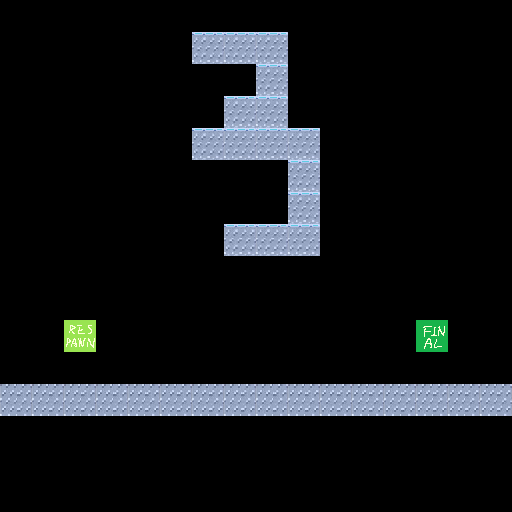

The image is a tile-based game level rendered from a .tmx file. Its description and complete source (layers, tilesets, objects, tile grids) follow:
An orthogonal 16x16 tile map with 32x32 px tiles, 3 tile layers (图块层 1, 图块层 2, 图块层 3).

<map version="1.10" tiledversion="1.11.2" orientation="orthogonal" renderorder="right-down" width="16" height="16" tilewidth="32" tileheight="32" infinite="0" nextlayerid="4" nextobjectid="1">
 <tileset firstgid="1" source="DefaultMapSet.tsx" />
 <layer id="1" name="图块层 1" width="16" height="16">
  <data encoding="csv">
0,0,0,0,0,0,0,0,0,0,0,0,0,0,0,0,
0,0,0,0,0,0,0,0,0,0,0,0,0,0,0,0,
0,0,0,0,0,0,0,0,0,0,0,0,0,0,0,0,
0,0,0,0,0,0,0,0,0,0,0,0,0,0,0,0,
0,0,0,0,0,0,0,0,0,0,0,0,0,0,0,0,
0,0,0,0,0,0,0,0,0,0,0,0,0,0,0,0,
0,0,0,0,0,0,0,0,0,0,0,0,0,0,0,0,
0,0,0,0,0,0,0,0,0,0,0,0,0,0,0,0,
0,0,0,0,0,0,0,0,0,0,0,0,0,0,0,0,
0,0,0,0,0,0,0,0,0,0,0,0,0,0,0,0,
0,0,0,0,0,0,0,0,0,0,0,0,0,0,0,0,
0,0,0,0,0,0,0,0,0,0,0,0,0,0,0,0,
3,3,3,3,3,3,3,3,3,3,3,3,3,3,3,3,
0,0,0,0,0,0,0,0,0,0,0,0,0,0,0,0,
0,0,0,0,0,0,0,0,0,0,0,0,0,0,0,0,
0,0,0,0,0,0,0,0,0,0,0,0,0,0,0,0
</data>
 </layer>
 <layer id="2" name="图块层 2" width="16" height="16">
  <data encoding="csv">
0,0,0,0,0,0,0,0,0,0,0,0,0,0,0,0,
0,0,0,0,0,0,0,0,0,0,0,0,0,0,0,0,
0,0,0,0,0,0,0,0,0,0,0,0,0,0,0,0,
0,0,0,0,0,0,0,0,0,0,0,0,0,0,0,0,
0,0,0,0,0,0,0,0,0,0,0,0,0,0,0,0,
0,0,0,0,0,0,0,0,0,0,0,0,0,0,0,0,
0,0,0,0,0,0,0,0,0,0,0,0,0,0,0,0,
0,0,0,0,0,0,0,0,0,0,0,0,0,0,0,0,
0,0,0,0,0,0,0,0,0,0,0,0,0,0,0,0,
0,0,0,0,0,0,0,0,0,0,0,0,0,0,0,0,
0,0,21,0,0,0,0,0,0,0,0,0,0,29,0,0,
0,0,0,0,0,0,0,0,0,0,0,0,0,0,0,0,
0,0,0,0,0,0,0,0,0,0,0,0,0,0,0,0,
0,0,0,0,0,0,0,0,0,0,0,0,0,0,0,0,
0,0,0,0,0,0,0,0,0,0,0,0,0,0,0,0,
0,0,0,0,0,0,0,0,0,0,0,0,0,0,0,0
</data>
 </layer>
 <layer id="3" name="图块层 3" width="16" height="16">
  <data encoding="csv">
0,0,0,0,0,0,0,0,0,0,0,0,0,0,0,0,
0,0,0,0,0,0,4,4,4,0,0,0,0,0,0,0,
0,0,0,0,0,0,0,0,4,0,0,0,0,0,0,0,
0,0,0,0,0,0,0,4,4,0,0,0,0,0,0,0,
0,0,0,0,0,0,4,4,4,4,0,0,0,0,0,0,
0,0,0,0,0,0,0,0,0,4,0,0,0,0,0,0,
0,0,0,0,0,0,0,0,0,4,0,0,0,0,0,0,
0,0,0,0,0,0,0,4,4,4,0,0,0,0,0,0,
0,0,0,0,0,0,0,0,0,0,0,0,0,0,0,0,
0,0,0,0,0,0,0,0,0,0,0,0,0,0,0,0,
0,0,0,0,0,0,0,0,0,0,0,0,0,0,0,0,
0,0,0,0,0,0,0,0,0,0,0,0,0,0,0,0,
0,0,0,0,0,0,0,0,0,0,0,0,0,0,0,0,
0,0,0,0,0,0,0,0,0,0,0,0,0,0,0,0,
0,0,0,0,0,0,0,0,0,0,0,0,0,0,0,0,
0,0,0,0,0,0,0,0,0,0,0,0,0,0,0,0
</data>
 </layer>
</map>
